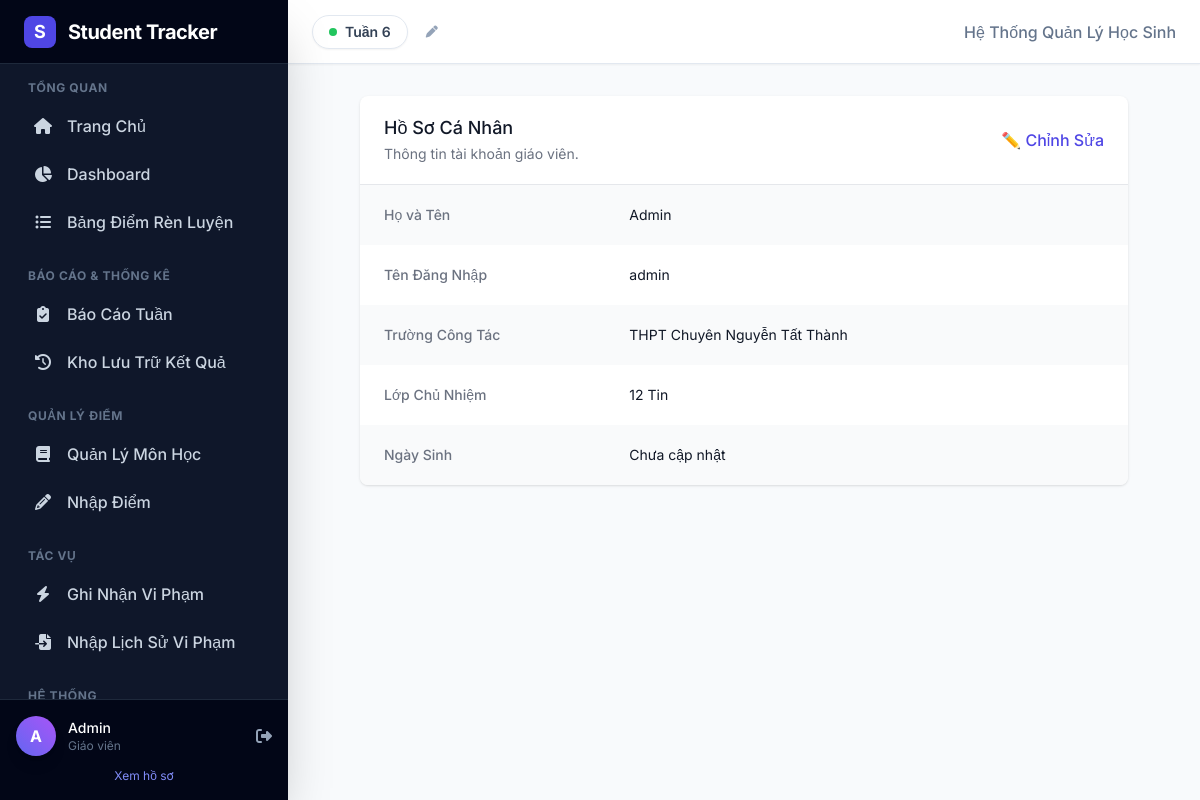
The page /profile (signed in) on the database its author committed.
### models.py (models this page shows)
class Teacher(UserMixin, db.Model):
    id = db.Column(db.Integer, primary_key=True)
    username = db.Column(db.String(50), unique=True, nullable=False)
    password = db.Column(db.String(100), nullable=False)
    full_name = db.Column(db.String(100), nullable=False)
    school_name = db.Column(db.String(150), default="THPT Chuyên Nguyễn Tất Thành")
    main_class = db.Column(db.String(20), default="12 Tin")
    dob = db.Column(db.String(20))

### app.py (the view)
@app.route("/profile")
@login_required
def profile(): return render_template("profile.html", user=current_user)

### app.py (called while the page is built)
@login_manager.user_loader
def load_user(user_id):
    return db.session.get(Teacher, int(user_id))

@app.context_processor
def inject_global_data():
    try:
        week_cfg = SystemConfig.query.filter_by(key="current_week").first()
        current_week = int(week_cfg.value) if week_cfg else 1
        classes = [c.name for c in ClassRoom.query.order_by(ClassRoom.name).all()]
    except:
        current_week = 1
        classes = []
    return dict(current_week_number=current_week, all_classes=classes)

### templates/profile.html (shortened to what this page needs)
{% extends "base.html" %}
{% block content %}
<div class="max-w-3xl mx-auto">
    <div class="bg-white shadow overflow-hidden sm:rounded-lg">
        <div class="px-4 py-5 sm:px-6 flex justify-between items-center">
            <div>
                <h3 class="text-lg leading-6 font-medium text-gray-900">Hồ Sơ Cá Nhân</h3>
                <p class="mt-1 max-w-2xl text-sm text-gray-500">Thông tin tài khoản giáo viên.</p>
            </div>
            <a href="{{ url_for('edit_profile') }}" class="text-indigo-600 hover:text-indigo-900 font-medium">
                ✏️ Chỉnh Sửa
            </a>
        </div>
        <div class="border-t border-gray-200">
            <dl>
                <div class="bg-gray-50 px-4 py-5 sm:grid sm:grid-cols-3 sm:gap-4 sm:px-6">
                    <dt class="text-sm font-medium text-gray-500">Họ và Tên</dt>
                    <dd class="mt-1 text-sm text-gray-900 sm:mt-0 sm:col-span-2">{{ user.full_name }}</dd>
                </div>
                <div class="bg-white px-4 py-5 sm:grid sm:grid-cols-3 sm:gap-4 sm:px-6">
                    <dt class="text-sm font-medium text-gray-500">Tên Đăng Nhập</dt>
                    <dd class="mt-1 text-sm text-gray-900 sm:mt-0 sm:col-span-2">{{ user.username }}</dd>
                </div>
                <div class="bg-gray-50 px-4 py-5 sm:grid sm:grid-cols-3 sm:gap-4 sm:px-6">
                    <dt class="text-sm font-medium text-gray-500">Trường Công Tác</dt>
                    <dd class="mt-1 text-sm text-gray-900 sm:mt-0 sm:col-span-2">{{ user.school_name }}</dd>
                </div>
                <div class="bg-white px-4 py-5 sm:grid sm:grid-cols-3 sm:gap-4 sm:px-6">
                    <dt class="text-sm font-medium text-gray-500">Lớp Chủ Nhiệm</dt>
                    <dd class="mt-1 text-sm text-gray-900 sm:mt-0 sm:col-span-2">{{ user.main_class }}</dd>
                </div>
                <div class="bg-gray-50 px-4 py-5 sm:grid sm:grid-cols-3 sm:gap-4 sm:px-6">
                    <dt class="text-sm font-medium text-gray-500">Ngày Sinh</dt>
                    <dd class="mt-1 text-sm text-gray-900 sm:mt-0 sm:col-span-2">{{ user.dob or "Chưa cập nhật" }}</dd>
                </div>
            </dl>
        </div>
    </div>
</div>
{% endblock %}

### templates/base.html (shortened to what this page needs)
<!DOCTYPE html>
<html lang="vi" class="h-full bg-slate-50">
<head>
    <script src="https://cdn.tailwindcss.com"></script>
    <link rel="stylesheet" href="https://cdnjs.cloudflare.com/ajax/libs/font-awesome/6.4.0/css/all.min.css">
</head>
<body class="h-full flex overflow-hidden bg-slate-50 text-slate-800">
    <aside id="sidebar"
        class="fixed inset-y-0 left-0 w-72 bg-slate-900 text-slate-300 transform -translate-x-full transition-transform duration-300 lg:translate-x-0 lg:static z-50 flex flex-col shadow-2xl">
        <div class="h-16 flex items-center px-6 bg-slate-950 border-b border-slate-800">
            <div class="flex items-center gap-3">
                <div
                    class="w-8 h-8 rounded-lg bg-indigo-600 flex items-center justify-center text-white font-bold text-lg">
                    S</div>
                <span class="text-xl font-bold text-white tracking-tight">Student Tracker</span>
            </div>
        </div>
        <nav class="flex-1 p-4 space-y-6 overflow-y-auto">
            <div>
                <p class="px-3 text-xs font-bold text-slate-500 uppercase tracking-wider mb-2">Tổng Quan</p>
                <div class="space-y-1">
                    <a href="{{ url_for('welcome') }}"
                        class="sidebar-link flex items-center px-3 py-2.5 rounded-r-md group {% if request.endpoint == 'welcome' %}active text-white bg-slate-800 border-indigo-500{% endif %}">
                        <i
                            class="fas fa-home mr-3 group-hover:text-indigo-400 {% if request.endpoint == 'welcome' %}text-indigo-400{% endif %}"></i>
                        <span class="font-medium">Trang Chủ</span>
                    </a>
                    <a href="{{ url_for('dashboard') }}"
                        class="sidebar-link flex items-center px-3 py-2.5 rounded-r-md group {% if request.endpoint == 'dashboard' %}active text-white bg-slate-800 border-indigo-500{% endif %}">
                        <i
                            class="fas fa-chart-pie mr-3 group-hover:text-indigo-400 {% if request.endpoint == 'dashboard' %}text-indigo-400{% endif %}"></i>
                        <span class="font-medium">Dashboard</span>
                    </a>
                    <a href="{{ url_for('index') }}"
                        class="sidebar-link flex items-center px-3 py-2.5 rounded-r-md group {% if request.endpoint == 'index' %}active text-white bg-slate-800 border-indigo-500{% endif %}">
                        <i
                            class="fas fa-list-ul mr-3 group-hover:text-indigo-400 {% if request.endpoint == 'index' %}text-indigo-400{% endif %}"></i>
                        <span class="font-medium">Bảng Điểm Rèn Luyện</span>
                    </a>
                </div>
            </div>
            <div>
                <p class="px-3 text-xs font-bold text-slate-500 uppercase tracking-wider mb-2">Báo Cáo & Thống Kê</p>
                <div class="space-y-1">
                    <a href="{{ url_for('weekly_report') }}"
                        class="sidebar-link flex items-center px-3 py-2.5 rounded-r-md group {% if request.endpoint == 'weekly_report' %}active text-white bg-slate-800 border-indigo-500{% endif %}">
                        <i
                            class="fas fa-clipboard-check mr-3 group-hover:text-indigo-400 {% if request.endpoint == 'weekly_report' %}text-indigo-400{% endif %}"></i>
                        <span class="font-medium">Báo Cáo Tuần</span>
                    </a>
                    <a href="{{ url_for('history') }}"
                        class="sidebar-link flex items-center px-3 py-2.5 rounded-r-md group {% if request.endpoint == 'history' %}active text-white bg-slate-800 border-indigo-500{% endif %}">
                        <i
                            class="fas fa-history mr-3 group-hover:text-indigo-400 {% if request.endpoint == 'history' %}text-indigo-400{% endif %}"></i>
                        <span class="font-medium">Kho Lưu Trữ Kết Quả</span>
                    </a>
                </div>
            </div>
            <div>
                <p class="px-3 text-xs font-bold text-slate-500 uppercase tracking-wider mb-2">Quản Lý Điểm</p>
                <div class="space-y-1">
                    <a href="{{ url_for('manage_subjects') }}"
                        class="sidebar-link flex items-center px-3 py-2.5 rounded-r-md group {% if request.endpoint == 'manage_subjects' or request.endpoint == 'edit_subject' %}active text-white bg-slate-800 border-indigo-500{% endif %}">
                        <i
                            class="fas fa-book mr-3 group-hover:text-indigo-400 {% if request.endpoint == 'manage_subjects' or request.endpoint == 'edit_subject' %}text-indigo-400{% endif %}"></i>
                        <span class="font-medium">Quản Lý Môn Học</span>
                    </a>
                    <a href="{{ url_for('manage_grades') }}"
                        class="sidebar-link flex items-center px-3 py-2.5 rounded-r-md group ">
                        <i
                            class="fas fa-pencil-alt mr-3 group-hover:text-indigo-400 "></i>
                        <span class="font-medium">Nhập Điểm</span>
                    </a>
                </div>
            </div>
            <div>
                <p class="px-3 text-xs font-bold text-slate-500 uppercase tracking-wider mb-2">Tác Vụ</p>
                <div class="space-y-1">
                    <a href="{{ url_for('add_violation') }}"
                        class="sidebar-link flex items-center px-3 py-2.5 rounded-r-md group {% if request.endpoint == 'add_violation' %}active text-white bg-slate-800 border-indigo-500{% endif %}">
                        <i
                            class="fas fa-bolt mr-3 group-hover:text-indigo-400 {% if request.endpoint == 'add_violation' %}text-indigo-400{% endif %}"></i>
                        <span class="font-medium">Ghi Nhận Vi Phạm</span>
                    </a>
                    <a href="{{ url_for('bulk_import_violations') }}"
                        class="sidebar-link flex items-center px-3 py-2.5 rounded-r-md group {% if request.endpoint == 'bulk_import_violations' %}active text-white bg-slate-800 border-indigo-500{% endif %}">
                        <i
                            class="fas fa-file-import mr-3 group-hover:text-indigo-400 {% if request.endpoint == 'bulk_import_violations' %}text-indigo-400{% endif %}"></i>
                        <span class="font-medium">Nhập Lịch Sử Vi Phạm</span>
                    </a>
                </div>
            </div>
            <div>
                <p class="px-3 text-xs font-bold text-slate-500 uppercase tracking-wider mb-2">Hệ Thống</p>
            </div>
        </nav>
        {% if current_user.is_authenticated %}
        <div class="p-4 bg-slate-950 border-t border-slate-800">
            <div class="flex items-center gap-3">
                <div
                    class="h-10 w-10 rounded-full bg-gradient-to-tr from-indigo-500 to-purple-500 flex items-center justify-center text-white font-bold shadow-lg">
                    {{ current_user.full_name[0] | upper }}
                </div>
                <div class="flex-1 min-w-0">
                    <p class="text-sm font-medium text-white truncate">{{ current_user.full_name }}</p>
                    <p class="text-xs text-slate-500 truncate">Giáo viên</p>
                </div>
                <a href="{{ url_for('logout') }}" class="text-slate-400 hover:text-red-400 transition-colors"
                    title="Đăng xuất">
                    <i class="fas fa-sign-out-alt"></i>
                </a>
            </div>
            <a href="{{ url_for('profile') }}"
                class="block mt-3 text-center text-xs text-indigo-400 hover:text-indigo-300 hover:underline">Xem hồ
                sơ</a>
        </div>
        {% endif %}
    </aside>
    <div class="flex-1 flex flex-col min-w-0 overflow-hidden relative">
        <header
            class="glass-effect sticky top-0 z-30 border-b border-slate-200 h-16 flex items-center justify-between px-4 sm:px-6 shadow-sm">
            <div class="flex items-center gap-4">
                <div class="flex items-center gap-2">
                    <div onclick="showTimeModal()"
                        class="cursor-pointer group flex items-center gap-2 px-4 py-1.5 bg-white border border-slate-200 rounded-full shadow-sm hover:shadow-md hover:border-indigo-300 transition-all">
                        <div class="w-2 h-2 bg-green-500 rounded-full animate-pulse"></div>
                        <span class="text-sm font-semibold text-slate-700 group-hover:text-indigo-600">Tuần {{
                            current_week_number }}</span>
                    </div>
                    <button onclick="openEditWeekModal()"
                        class="w-8 h-8 flex items-center justify-center rounded-full text-slate-400 hover:bg-slate-100 hover:text-indigo-600 transition">
                        <i class="fas fa-pen text-xs"></i>
                    </button>
                </div>
            </div>
            <div class="hidden md:block font-medium text-slate-500">
                Hệ Thống Quản Lý Học Sinh
            </div>
        </header>
        <main class="flex-1 overflow-y-auto bg-slate-50 p-4 sm:p-8 scroll-smooth">
            <div class="fade-in max-w-7xl mx-auto">
                {% block content %}{% endblock %}
            </div>
        </main>
    </div>
</body>
</html>

### templates/base.html (style rules this page uses)
body { font-family: 'Inter', sans-serif; }
.glass-effect { background: rgba(255, 255, 255, 0.95); backdrop-filter: blur(10px); }
.fade-in { animation: fadeIn 0.4s ease-in-out; }
.sidebar-link { transition: all 0.2s; border-left: 3px solid transparent; }
.sidebar-link i { width: 24px; text-align: center; }

### rows shown on the page
Teacher: full_name "A", full_name "Admin", username "admin", school_name "THPT Chuyên Nguyễn Tất Thành", main_class "12 Tin", dob "Chưa cập nhật"

### other values the page prints
{{ current_week_number }} "6"
